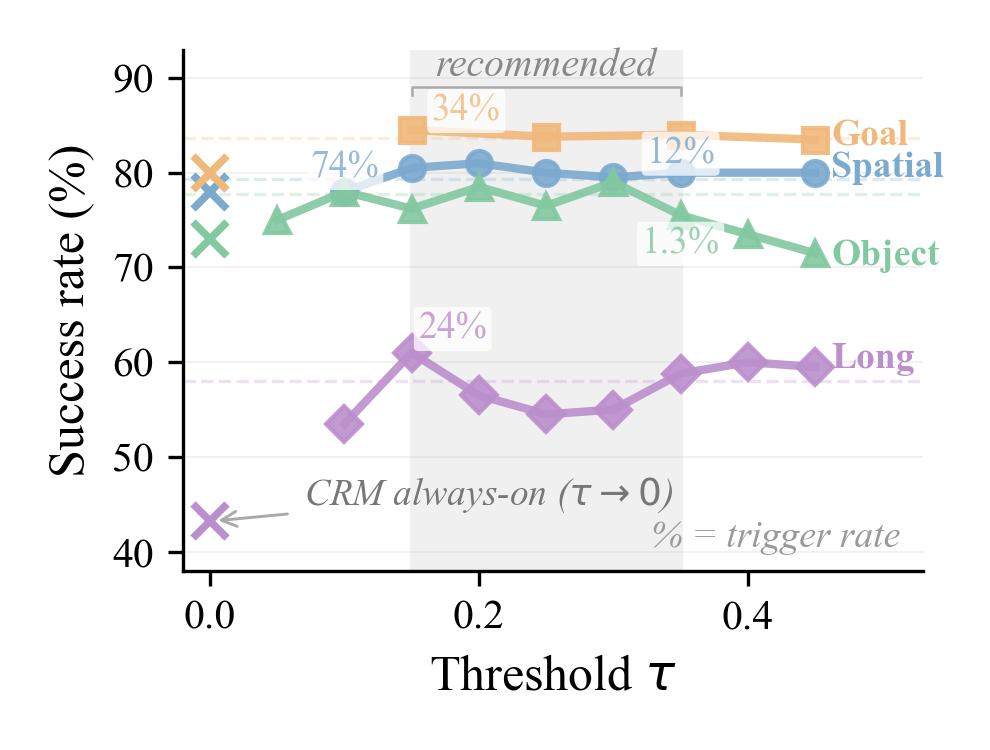

The Python source for this figure:
"""Tau-sweep line plot: SR vs threshold for 4 LIBERO suites."""
import os
import matplotlib
matplotlib.use('Agg')
import matplotlib.pyplot as plt
import numpy as np

SHARED_HEIGHT = 2.5          # inches — must match fig_magnitude_curve.py
SHARED_WIDTH  = 3.3          # inches — must match fig_magnitude_curve.py

plt.rcParams.update({
    'font.family': 'serif',
    'font.serif': ['Times New Roman'],
    'font.size': 11,
    'axes.labelsize': 12,
    'axes.titlesize': 12,
    'legend.fontsize': 10,
    'xtick.labelsize': 10,
    'ytick.labelsize': 10,
    'lines.linewidth': 2.0,
    'lines.markersize': 6,
    'figure.dpi': 300,
    'savefig.dpi': 300,
    'axes.linewidth': 0.8,
    'xtick.major.width': 0.8,
    'ytick.major.width': 0.8,
    'axes.spines.top': False,
    'axes.spines.right': False,
    'pdf.fonttype': 42,
    'ps.fonttype': 42,
})

data = {
    'Spatial': {'tau': [0.10, 0.15, 0.20, 0.25, 0.30, 0.35, 0.45],
                'sr':  [78.0, 80.5, 81.0, 80.0, 79.5, 80.0, 80.0],
                'baseline': 79.3},
    'Goal':    {'tau': [0.15, 0.25, 0.35, 0.45],
                'sr':  [84.5, 83.8, 84.0, 83.5],
                'baseline': 83.7},
    'Object':  {'tau': [0.05, 0.10, 0.15, 0.20, 0.25, 0.30, 0.35, 0.40, 0.45],
                'sr':  [75.0, 78.0, 76.2, 78.5, 76.5, 79.0, 75.5, 73.5, 71.5],
                'baseline': 77.7},
    'Long':    {'tau': [0.10, 0.15, 0.20, 0.25, 0.30, 0.35, 0.40, 0.45],
                'sr':  [53.5, 61.0, 56.5, 54.5, 55.0, 58.8, 60.0, 59.5],
                'baseline': 58.0},
}

colors = {
    'Spatial': '#7BAACF',
    'Object': '#82C8A0',
    'Goal': '#F0B87A',
    'Long': '#BB8FCC',
}
markers = {'Spatial': 'o', 'Goal': 's', 'Object': '^', 'Long': 'D'}

fig, ax = plt.subplots(figsize=(SHARED_WIDTH, SHARED_HEIGHT))

ax.axvspan(0.15, 0.35, color='#F0F0F0', zorder=0)
bracket_y = 89.0
ax.plot([0.15, 0.15, 0.35, 0.35], [bracket_y - 0.8, bracket_y, bracket_y, bracket_y - 0.8],
        color='#AAAAAA', lw=0.6, zorder=5)
ax.text(0.25, bracket_y + 0.3, 'recommended', ha='center', va='bottom',
        fontsize=9.5, color='#888888', fontstyle='italic')

for suite, d in data.items():
    ax.plot(d['tau'], d['sr'], color=colors[suite], marker=markers[suite],
            markersize=6, linewidth=2.0, label=suite, zorder=3, alpha=0.9)
    ax.axhline(d['baseline'], color=colors[suite], linestyle='--', alpha=0.25,
               linewidth=0.8, zorder=1)

label_positions = {
    'Spatial': (0.012, 0.5),
    'Goal':    (0.012, 0.3),
    'Object':  (0.012, -0.3),
    'Long':    (0.012, 0.8),
}
for suite, d in data.items():
    dx, dy = label_positions[suite]
    x = d['tau'][-1]
    y = d['sr'][-1]
    ax.text(x + dx, y + dy, suite, fontsize=9, color=colors[suite],
            fontweight='bold', va='center')

crm_on = {'Spatial': 78.0, 'Object': 73.0, 'Goal': 80.0, 'Long': 43.2}
for suite, sr in crm_on.items():
    ax.plot(0.0, sr, marker='x', color=colors[suite], markersize=8,
            markeredgewidth=1.8, zorder=4)

ax.annotate(r'CRM always-on ($\tau{\to}0$)', xy=(0.0, 43.2), xytext=(0.07, 45),
            fontsize=9, color='#777777', fontstyle='italic',
            arrowprops=dict(arrowstyle='->', color='#AAAAAA', lw=0.7))

tr_annotations = [
    ('Spatial', 0.10, 78.0 + 2.5, '74%', 'center'),
    ('Spatial', 0.35, 80.0 + 2.0, '12%', 'center'),
    ('Object', 0.35, 75.5 - 3.0, '1.3%', 'center'),
    ('Goal', 0.165, 84.5 + 2.0, '34%', 'left'),
    ('Long', 0.155, 61.0 + 2.5, '24%', 'left'),
]

for suite, x, y, tr_str, ha in tr_annotations:
    ax.text(x, y, tr_str, ha=ha, va='center',
            fontsize=9, color=colors[suite], alpha=0.8,
            bbox=dict(boxstyle='round,pad=0.12', facecolor='white',
                      edgecolor='none', alpha=0.75))

ax.text(0.97, 0.03, '% = trigger rate',
        transform=ax.transAxes, fontsize=9, color='#999999',
        ha='right', va='bottom', fontstyle='italic')

ax.set_xlabel(r'Threshold $\tau$')
ax.set_ylabel('Success rate (%)')
ax.set_xlim(-0.02, 0.53)
ax.set_ylim(38, 93)
# Legend removed: each line is labeled at its endpoint (see label_positions)

ax.yaxis.grid(True, alpha=0.2, linewidth=0.4, zorder=0)

plt.tight_layout()

out = os.path.dirname(os.path.abspath(__file__))
fig.savefig(os.path.join(out, 'fig_tau_sweep.pdf'), format='pdf')
fig.savefig(os.path.join(out, 'fig_tau_sweep.png'), format='png', dpi=300)
plt.close()
print('Tau sweep saved.')
